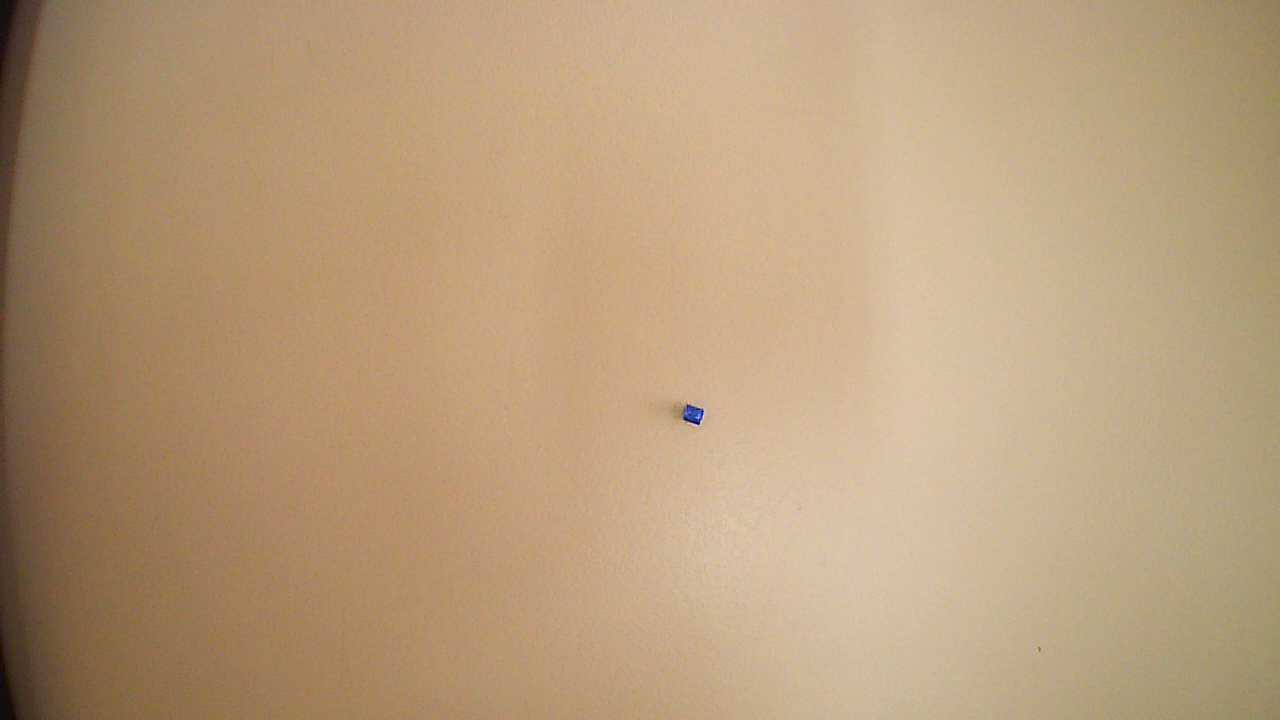
#> input picture images/WIN_20251114_10_00_02_Pro.jpg, 1280 x 720 px, given in place of the camera
$ python test_new.py
#> lines starting #> are read from the running program, lines starting #| are printed output that depends on the picture; after the words box and inside, x2 and y2 are one past the last pixel; in counts of white or black regions, pixels touching at a corner belong together
import cv2
import numpy as np
import time
import sys

# ----------------------------------------------------------------------
# Global Calibration
# ----------------------------------------------------------------------
PIXELS_PER_MM = 6.0
TARGET_DIAMETER = 3.0
TARGET_LENGTH   = 3.0
TOLERANCE       = 0.5
EXCLUSION_THRESHOLD = 100.0

def update_ranges():
    global DIAMETER_MIN, DIAMETER_MAX, LENGTH_MIN, LENGTH_MAX
    global DIAMETER_EXCLUDE_MIN, DIAMETER_EXCLUDE_MAX
    global LENGTH_EXCLUDE_MIN, LENGTH_EXCLUDE_MAX

    DIAMETER_MIN = TARGET_DIAMETER - TOLERANCE
    DIAMETER_MAX = TARGET_DIAMETER + TOLERANCE
    LENGTH_MIN   = TARGET_LENGTH - TOLERANCE
    LENGTH_MAX   = TARGET_LENGTH + TOLERANCE

    DIAMETER_EXCLUDE_MIN = TARGET_DIAMETER - EXCLUSION_THRESHOLD
    DIAMETER_EXCLUDE_MAX = TARGET_DIAMETER + EXCLUSION_THRESHOLD
    LENGTH_EXCLUDE_MIN   = TARGET_LENGTH - EXCLUSION_THRESHOLD
    LENGTH_EXCLUDE_MAX   = TARGET_LENGTH + EXCLUSION_THRESHOLD

update_ranges()

MIN_CONTOUR_AREA = 100
MAX_CONTOUR_AREA = 10000

# ----------------------------------------------------------------------
# Calibration Panel State
# ----------------------------------------------------------------------
in_calib_mode = False

# Panel layout
PANEL_X, PANEL_Y = 10, 300
PANEL_W, PANEL_H = 300, 180

# Button rects
UP_BTN     = (PANEL_X + 230, PANEL_Y + 40, 50, 40)
DOWN_BTN   = (PANEL_X + 230, PANEL_Y + 90, 50, 40)
BACK_BTN   = (PANEL_X + 20, PANEL_Y + 130, 80, 35)

# ----------------------------------------------------------------------
# Mouse Callback
# ----------------------------------------------------------------------
# [20 lines left out: function mouse_callback, not called in this run]

# ----------------------------------------------------------------------
# Helper Checks
# ----------------------------------------------------------------------
def is_within_tolerance(diameter: float, length: float) -> bool:
    return (DIAMETER_MIN <= diameter <= DIAMETER_MAX and
            LENGTH_MIN   <= length   <= LENGTH_MAX)

def should_process_pellet(diameter: float, length: float) -> bool:
    return (DIAMETER_EXCLUDE_MIN <= diameter <= DIAMETER_EXCLUDE_MAX and
            LENGTH_EXCLUDE_MIN   <= length   <= LENGTH_EXCLUDE_MAX)

# ----------------------------------------------------------------------
# Detection
# ----------------------------------------------------------------------
def detect_pellets(frame):
    gray   = cv2.cvtColor(frame, cv2.COLOR_BGR2GRAY)
    blur   = cv2.GaussianBlur(gray, (5, 5), 0)
    thresh = cv2.adaptiveThreshold(blur, 255,
                                   cv2.ADAPTIVE_THRESH_GAUSSIAN_C,
                                   cv2.THRESH_BINARY_INV, 11, 2)

    kernel = np.ones((3, 3), np.uint8)
    thresh = cv2.morphologyEx(thresh, cv2.MORPH_CLOSE, kernel)
    thresh = cv2.morphologyEx(thresh, cv2.MORPH_OPEN, kernel)

    contours, _ = cv2.findContours(thresh, cv2.RETR_EXTERNAL,
                                   cv2.CHAIN_APPROX_SIMPLE)

    pellets = []
    for cnt in contours:
        area = cv2.contourArea(cnt)
        if not (MIN_CONTOUR_AREA <= area <= MAX_CONTOUR_AREA):
            continue

        x, y, w, h = cv2.boundingRect(cnt)
        width_mm  = w / PIXELS_PER_MM
        height_mm = h / PIXELS_PER_MM
        diameter = min(width_mm, height_mm)
        length   = max(width_mm, height_mm)

        if should_process_pellet(diameter, length):
            pellets.append({
                'x': x, 'y': y, 'w': w, 'h': h,
                'diameter': diameter,
                'length': length,
                'within_tolerance': is_within_tolerance(diameter, length)
            })
    return pellets

# ----------------------------------------------------------------------
# Draw Calibration Mode
# ----------------------------------------------------------------------
# [36 lines left out: function draw_calibration_mode, not called in this run]

# ----------------------------------------------------------------------
# Main Overlay
# ----------------------------------------------------------------------
def draw_overlay(frame, pellets):
    # Status bar
    total = len(pellets)
    within = sum(1 for p in pellets if p['within_tolerance'])
    out_of = total - within
    status_text = f"In: {within}   Out: {out_of}   Total: {total}"
    status_color = (0, 255, 0) if out_of == 0 else (0, 0, 255)

    cv2.rectangle(frame, (10, 10), (460, 50), (0, 0, 0), -1)
    cv2.rectangle(frame, (10, 10), (460, 50), status_color, 2)
    cv2.putText(frame, status_text, (20, 38),
                cv2.FONT_HERSHEY_SIMPLEX, 0.75, status_color, 2)

    # Pellets - REDUCED TEXT BOX WIDTH
    for p in pellets:
        x, y, w, h = p['x'], p['y'], p['w'], p['h']
        color = (0, 255, 0) if p['within_tolerance'] else (0, 0, 255)
        cv2.rectangle(frame, (x, y), (x + w, y + h), color, 2)

        # Smaller background (120 px wide)
        bg_y = max(y - 45, 0)
        cv2.rectangle(frame, (x, bg_y), (x + 120, y - 5), (0, 0, 0), -1)
        cv2.putText(frame, f"D: {p['diameter']:.2f}", (x + 5, bg_y + 18),
                    cv2.FONT_HERSHEY_SIMPLEX, 0.4, (255, 255, 255), 1)
        cv2.putText(frame, f"L: {p['length']:.2f}", (x + 5, bg_y + 36),
                    cv2.FONT_HERSHEY_SIMPLEX, 0.4, (255, 255, 255), 1)

        if not p['within_tolerance']:
            cv2.circle(frame, (x + w - 10, y + 10), 8, (0, 0, 255), -1)
            cv2.putText(frame, "!", (x + w - 14, y + 16),
                        cv2.FONT_HERSHEY_SIMPLEX, 0.5, (255, 255, 255), 2)

    # Calibration hint - CLEAR & READABLE
    if not in_calib_mode:
        cv2.putText(frame, "Press 'c' to enter calibration mode",
                    (10, frame.shape[0] - 20),
                    cv2.FONT_HERSHEY_SIMPLEX, 0.6, (200, 220, 255), 2)

    # Draw calibration panel
    if in_calib_mode:
        draw_calibration_mode(frame)

    return frame

# ----------------------------------------------------------------------
# Camera
# ----------------------------------------------------------------------
def get_camera():
    cap = cv2.VideoCapture(0, cv2.CAP_DSHOW)
    cap.set(cv2.CAP_PROP_FRAME_WIDTH,  640)
    cap.set(cv2.CAP_PROP_FRAME_HEIGHT, 480)
    cap.set(cv2.CAP_PROP_FPS, 30)
    return cap

# ----------------------------------------------------------------------
# Main Loop
# ----------------------------------------------------------------------
def main():
    global in_calib_mode, PIXELS_PER_MM

    print("\nPellet Inspector + Clean GUI Calibration")
    print("=" * 55)
    print("Press 'c' → Enter calibration mode")
    print("Click UP/DOWN to adjust | Click BACK to exit")
    print("Press 'q' to quit")
    print("=" * 55)

    cap = get_camera()
    if not cap.isOpened():
        print("Cannot open camera.")
        sys.exit(1)

    fps_counter = 0
    fps_start   = time.time()
    fps_display = 0

    window_name = "Pellet Size Measurement"
    cv2.namedWindow(window_name, cv2.WINDOW_NORMAL)
    cv2.setMouseCallback(window_name, mouse_callback)

    while True:
        ret, frame = cap.read()
#> frame is the input picture: shape (720, 1280, 3); mean B, G, R 123.3, 157.1, 184.9
        if not ret:
            print("Camera lost – reconnecting...")
            cap.release()
            time.sleep(1)
            cap = get_camera()
            if not cap.isOpened():
                break
            continue

        display_frame = frame.copy()
        pellets = detect_pellets(display_frame)
#> in detect_pellets, `gray   = cv2.cvtColor(frame, cv2.COLOR_BGR2GRAY)`:
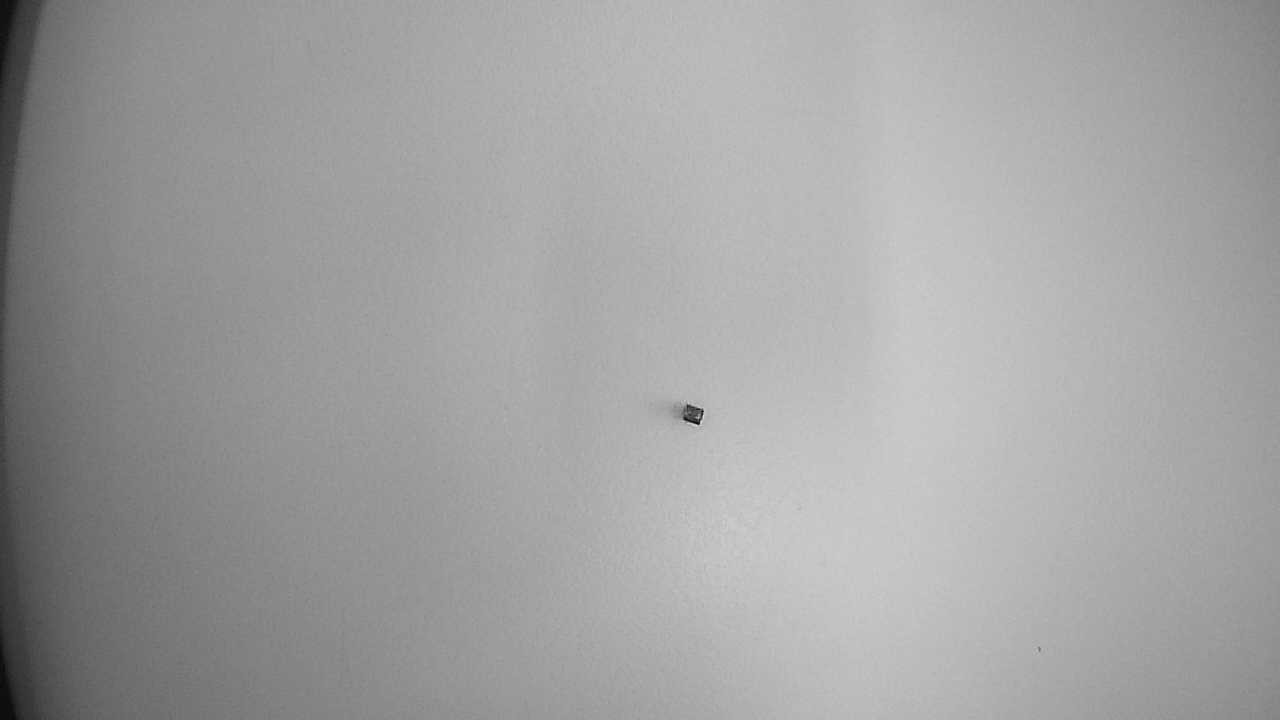
#> gray: shape (720, 1280); min 8, max 224, mean 161.5
#> in detect_pellets, `thresh = cv2.adaptiveThreshold(blur, 255, cv2.ADAPTIVE_THRESH_GAUSSIAN..`: thresh: shape (720, 1280); 1.3% white in thin lines or dots
#> in detect_pellets, `thresh = cv2.morphologyEx(thresh, cv2.MORPH_CLOSE, kernel)`: thresh: shape (720, 1280); 1.4% white in thin lines or dots
#> in detect_pellets, `thresh = cv2.morphologyEx(thresh, cv2.MORPH_OPEN, kernel)`:
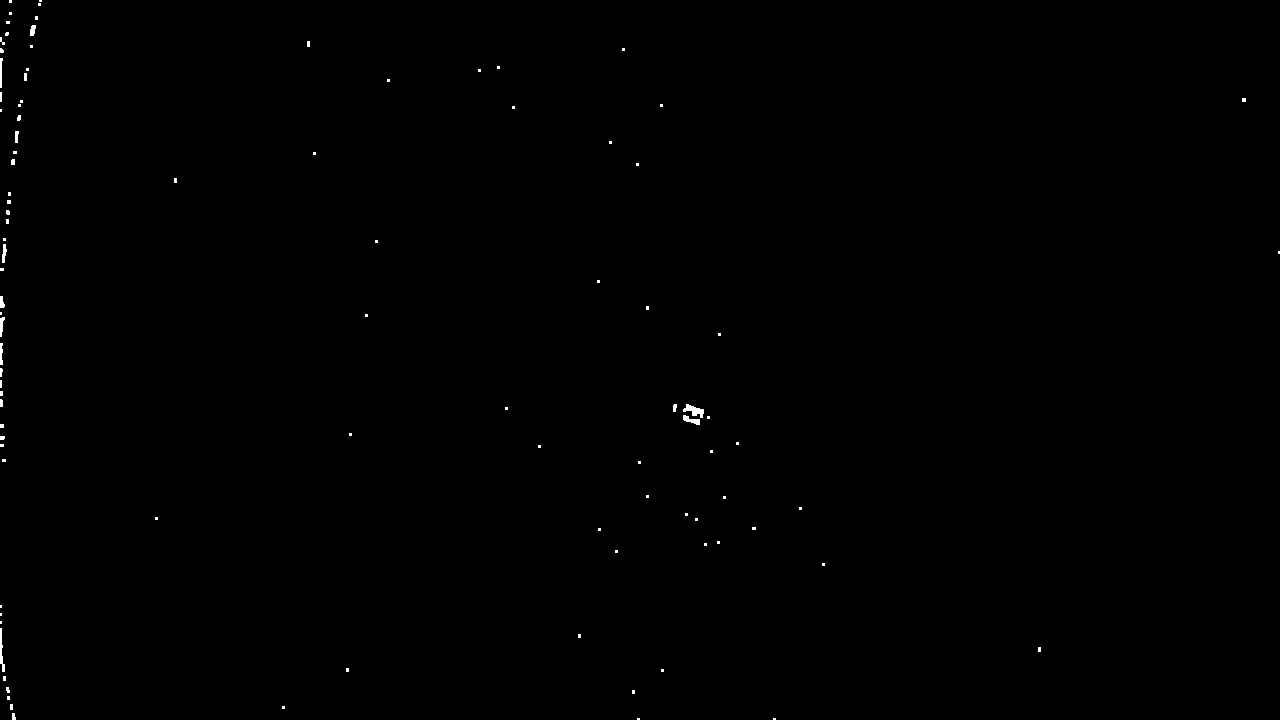
#> thresh: shape (720, 1280); 0.19% white; 98 white regions (80 under 20 px)
#> in detect_pellets, `contours, _ = cv2.findContours(thresh, cv2.RETR_EXTERNAL, cv2.CHAIN_AP..`: contours = 98 contours, 88 with area under 20; largest, box (x1, y1, x2, y2) and area: (683, 404, 704, 418) 114, (683, 415, 700, 425) 64, (0, 628, 5, 672) 60, (2, 244, 7, 263) 41, (0, 317, 5, 337) 38
#> the loop in detect_pellets, `for cnt in contours:` made 98 passes
#> area on passes 14, 40, 48, 50, 54, 58: 60.5, 64.5, 32, 38, 30.5, 41
#> (area, x, y, w, h, width_mm, height_mm, diameter) on pass 42: (114, 683, 404, 21, 14, 3.5, 2.33, 2.33)
#> after the loop in detect_pellets, `for cnt in contours:`: pellets = 1 item
#> pellets = 1 item
        display_frame = draw_overlay(display_frame, pellets)
#> in draw_overlay, `total = len(pellets)`: total = 1
#> in draw_overlay, `within = sum(1 for p in pellets if p['within_tolerance'])`: within = 0
#> in draw_overlay, `out_of = total - within`: out_of = 1
#> in draw_overlay, `status_text = f"In: {within}   Out: {out_of}   Total: {total}"`: status_text = 'In: 0   Out: 1   Total: 1'
#> in draw_overlay, `status_color = (0, 255, 0) if out_of == 0 else (0, 0, 255)`: status_color = (0, 0, 255)
#> the loop in draw_overlay, `for p in pellets:` made 1 pass
#> (x, y, w, h, color, bg_y) on pass 1: (683, 404, 21, 14, (0, 0, 255), 359)
#> after the loop in draw_overlay, `for p in pellets:`:
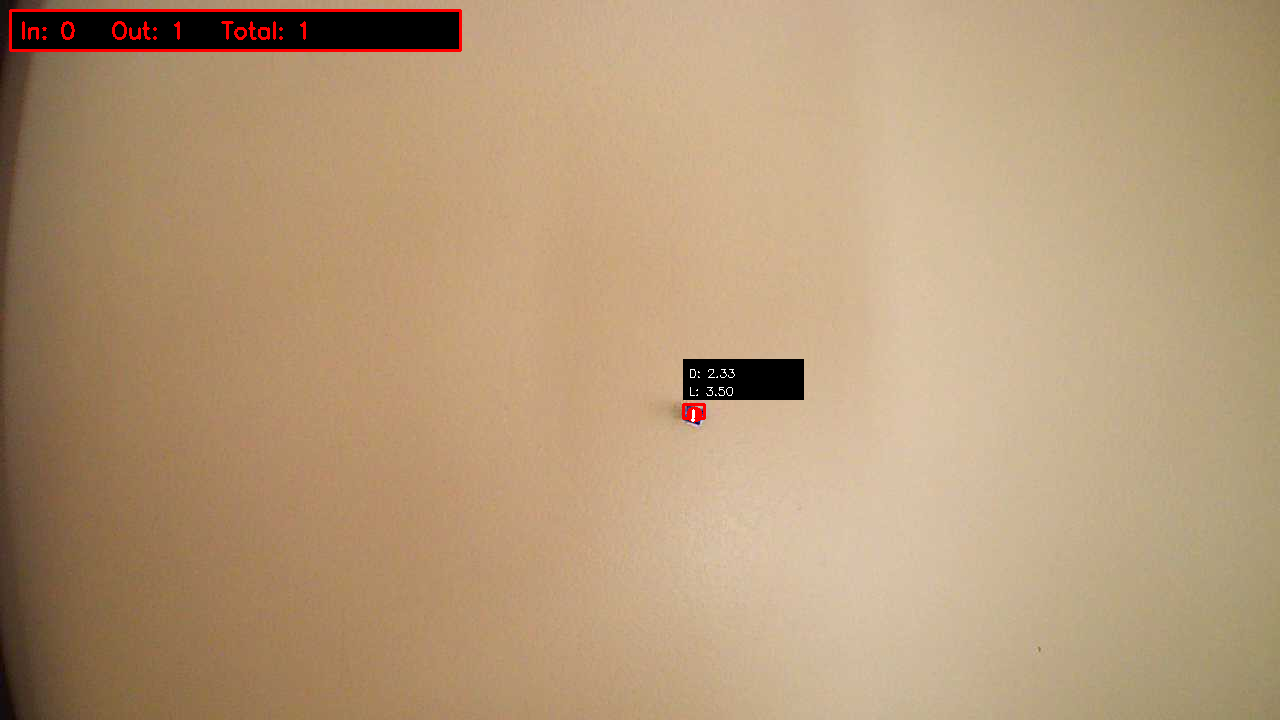
#> frame: shape (720, 1280, 3); mean B, G, R 120.2, 153.2, 181.5
#> in draw_overlay, `cv2.putText(frame, "Press 'c' to enter calibration mode", (10, frame.s..`: frame: shape (720, 1280, 3); 0.22% of pixels changed, all inside (x1, y1, x2, y2) = (11, 686, 346, 702)

        # FPS
        fps_counter += 1
        elapsed = time.time() - fps_start
        if elapsed >= 1.0:
            fps_display = fps_counter // int(elapsed)
            fps_counter = 0
            fps_start   = time.time()

        cv2.putText(display_frame, f"FPS: {fps_display}",
                    (display_frame.shape[1] - 130, 30),
                    cv2.FONT_HERSHEY_SIMPLEX, 0.6, (255, 255, 255), 2)
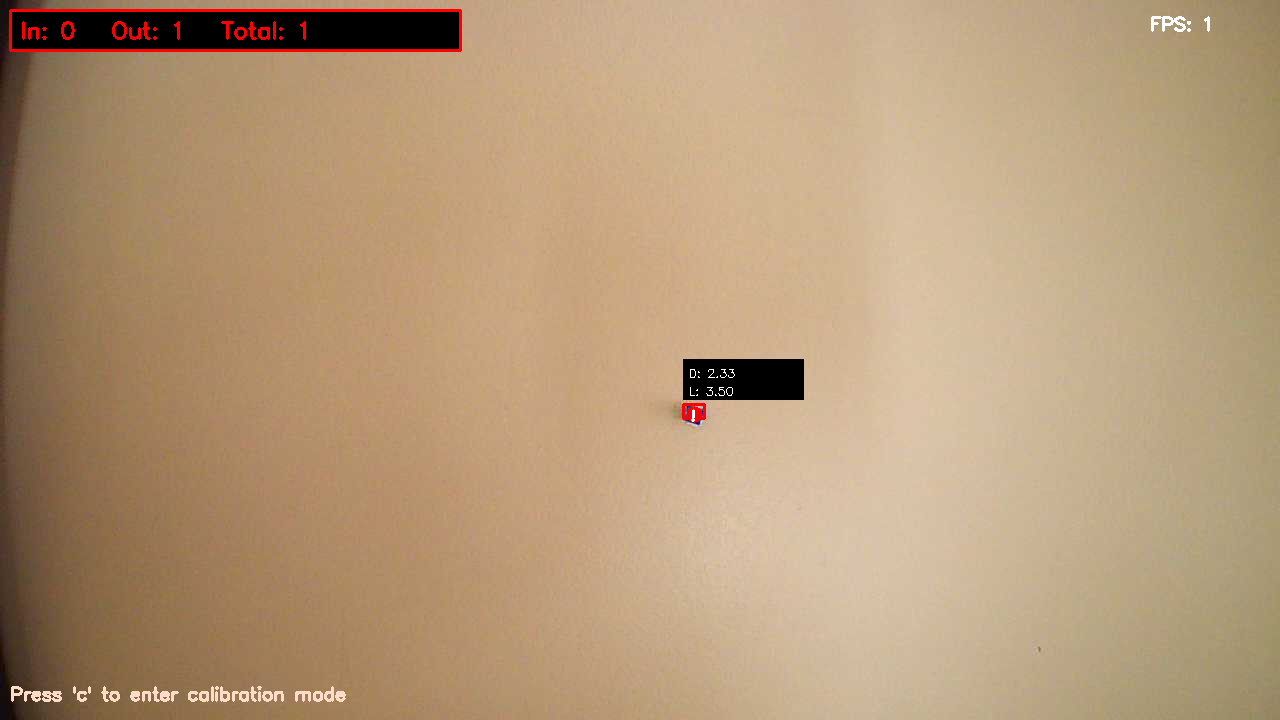
#> display_frame: shape (720, 1280, 3); mean B, G, R 120.6, 153.5, 181.8

        cv2.imshow(window_name, display_frame)

        # Key handling
        key = cv2.waitKey(1) & 0xFF
#> (key q is pressed here)
        if key == ord('q'):
            break
        if key == ord('c') and not in_calib_mode:
            in_calib_mode = True

        if cv2.getWindowProperty(window_name, cv2.WND_PROP_VISIBLE) < 1:
            break

    cap.release()
    cv2.destroyAllWindows()
    print("Shutdown complete.")


if __name__ == "__main__":
    main()
